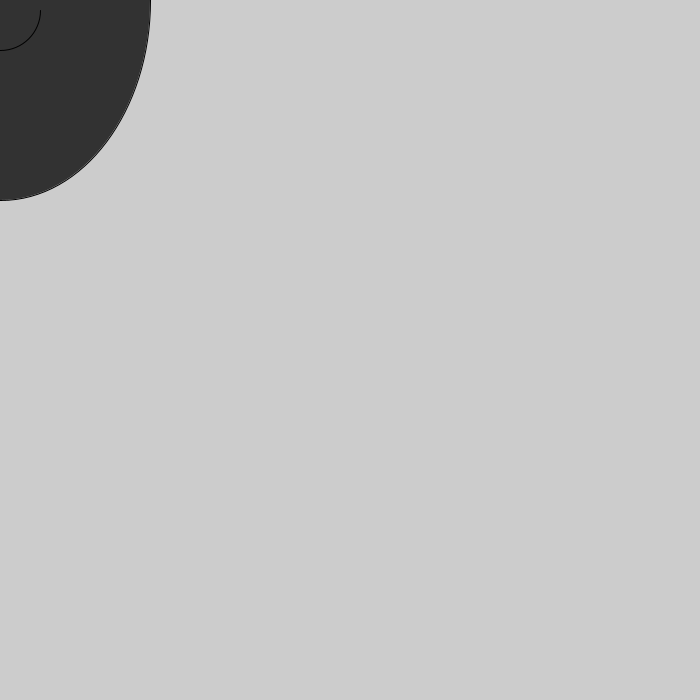
Frame 1 (no input)
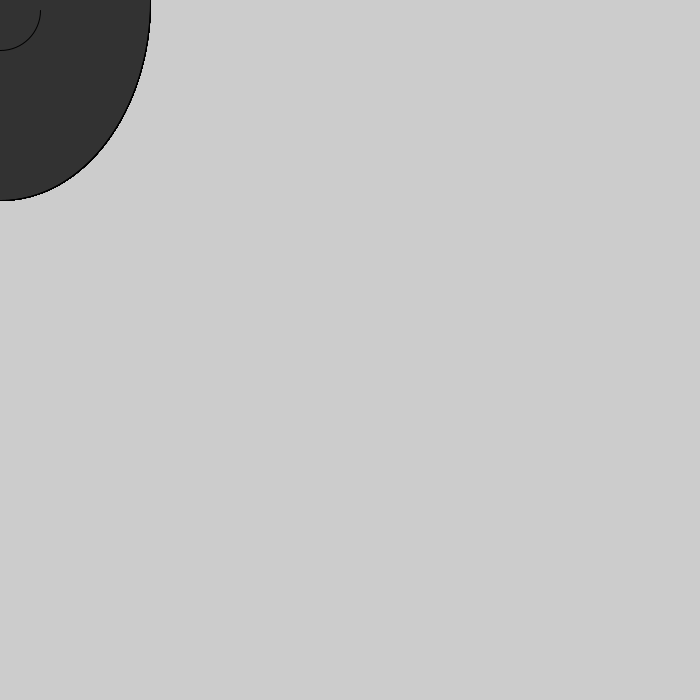
Frame 60 (the mouse pressed at the canvas centre just before this capture)
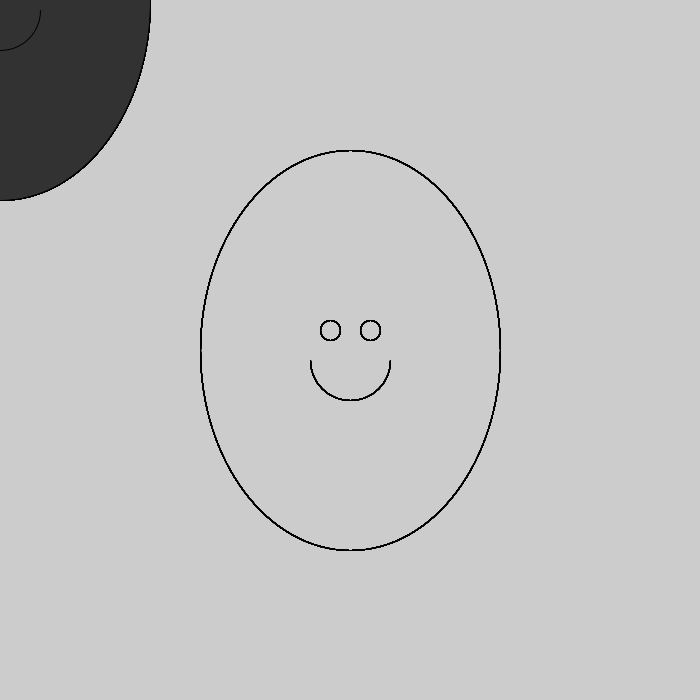
Frame 120 (the mouse held since frame 60 and released just before this capture)

The Processing sketch that drew these frames (run headless with seeded random() and noise(); from frame 60 on, the mouse is pressed at the canvas centre):

// Processing sketch: processing_101296
// ── processing_101296.pde

// Learning Processing Ex. 3-5

void setup() {
  println("Hey spoody.");
  size(700, 700);
}

void draw() {
  fill(mouseX + 50);
  ellipse(mouseX, mouseY, 300, 400);
  fill(mouseY + 50);
  ellipse(mouseX - 20, mouseY - 20, 20, 20);
  ellipse(mouseX + 20, mouseY - 20, 20, 20);
  arc(mouseX, mouseY + 10, 80, 80, 0, PI);
}
